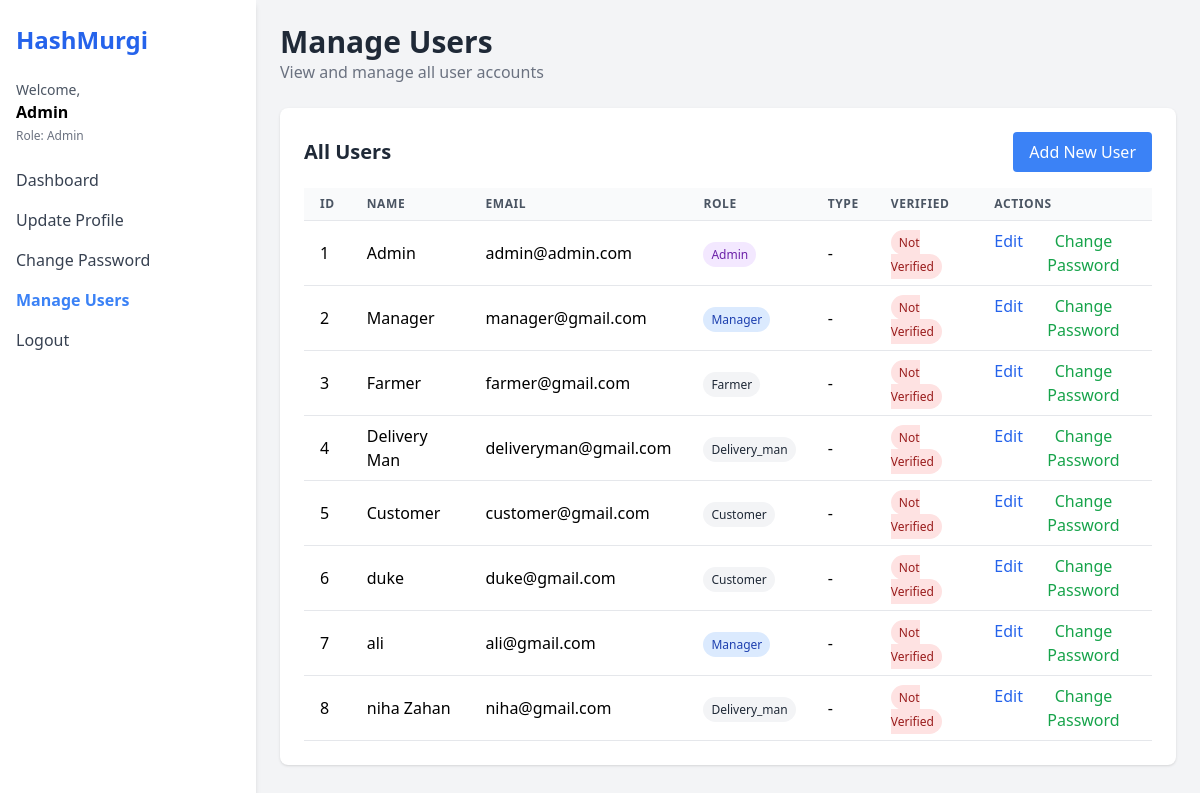
Page /users (signed in) on the earlier database version.
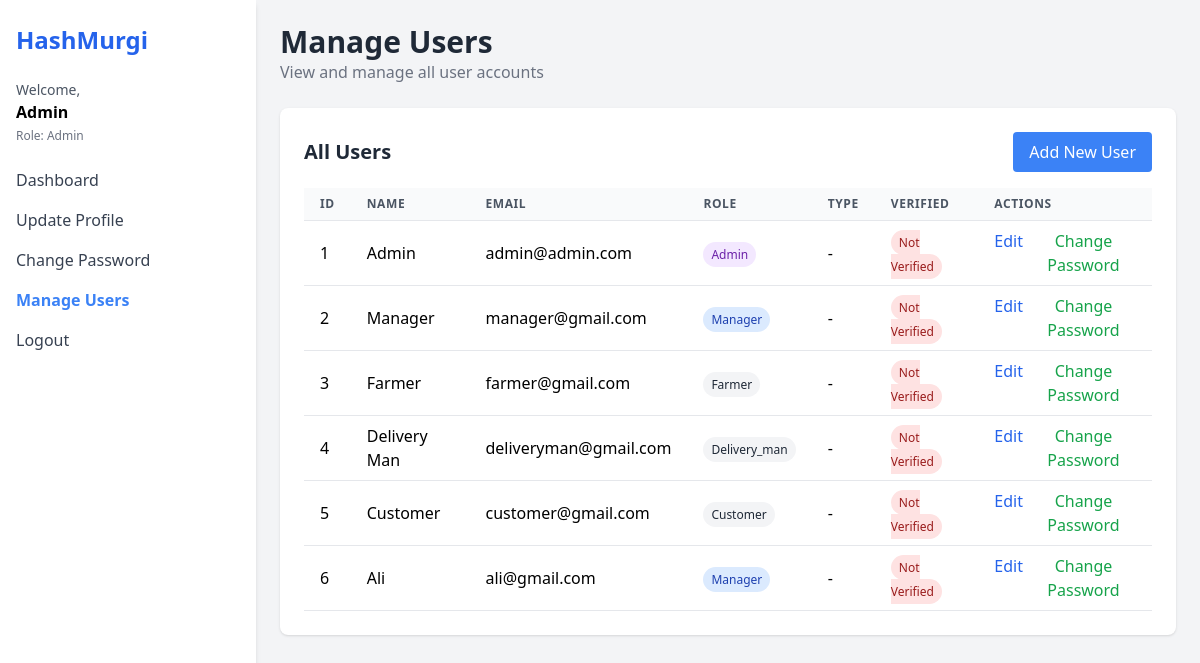
Same page on the later database version.
### models.py (models this page shows)
class User(db.Model):
    id = db.Column(db.Integer, primary_key=True)
    email = db.Column(db.String(100), unique=True, nullable=False)
    name = db.Column(db.String(100), nullable=False)
    password = db.Column(db.String(200), nullable=False)
    role = db.Column(db.String(50), nullable=False)  # admin, manager, farmer, delivery_man, customer
    phone = db.Column(db.String(20))
    address = db.Column(db.Text)
    blood_group = db.Column(db.String(5))
    image = db.Column(db.String(200))

### app.py (the view)
@app.route('/users')
def manage_users():
    user_id = session.get('user_id')
    user = db.session.get(User, user_id)
    if user.role != 'admin':
        return redirect(url_for('home'))
    all_users = User.query.all()
    return render_template('users.html', user=user, all_users=all_users)

### templates/users.html (shortened to what this page needs)
<!DOCTYPE html>
<html lang="en">
<head>
  <script src="https://cdn.tailwindcss.com"></script>
</head>
<body class="bg-gray-100 min-h-screen">
  <div class="flex h-screen">
    <aside class="w-64 bg-white shadow-md px-4 py-6">
      <h1 class="text-2xl font-bold text-blue-600 mb-6">HashMurgi</h1>
      <div class="mb-6">
        <p class="text-sm text-gray-600">Welcome,</p>
        <p class="font-semibold">{{ user.name }}</p>
        <p class="text-xs text-gray-500 mt-1">Role: {{ user.role|capitalize }}</p>
      </div>
      <nav class="space-y-4">
        <a href="/" class="block text-gray-700 hover:text-blue-500">Dashboard</a>
        <a href="/update-profile" class="block text-gray-700 hover:text-blue-500">Update Profile</a>
        <a href="/change-password" class="block text-gray-700 hover:text-blue-500">Change Password</a>
        {% if user.role == 'admin' %}
        <a href="/users" class="block text-blue-500 font-semibold">Manage Users</a>
        {% endif %}
        <a href="/logout" class="block text-gray-700 hover:text-blue-500">Logout</a>
      </nav>
    </aside>
    <main class="flex-1 p-6 overflow-y-auto">
      <header class="mb-6">
        <h2 class="text-3xl font-semibold text-gray-800">Manage Users</h2>
        <p class="text-gray-500">View and manage all user accounts</p>
      </header>
      <section class="bg-white p-6 rounded-lg shadow">
        <div class="flex justify-between items-center mb-4">
          <h3 class="text-xl font-bold text-gray-800">All Users</h3>
          <a href="/register" class="bg-blue-500 text-white px-4 py-2 rounded hover:bg-blue-600">Add New User</a>
        </div>
        <div class="overflow-x-auto">
          <table class="min-w-full bg-white">
            <thead>
              <tr>
                <th class="py-2 px-4 border-b border-gray-200 bg-gray-50 text-left text-xs font-semibold text-gray-600 uppercase tracking-wider">ID</th>
                <th class="py-2 px-4 border-b border-gray-200 bg-gray-50 text-left text-xs font-semibold text-gray-600 uppercase tracking-wider">Name</th>
                <th class="py-2 px-4 border-b border-gray-200 bg-gray-50 text-left text-xs font-semibold text-gray-600 uppercase tracking-wider">Email</th>
                <th class="py-2 px-4 border-b border-gray-200 bg-gray-50 text-left text-xs font-semibold text-gray-600 uppercase tracking-wider">Role</th>
                <th class="py-2 px-4 border-b border-gray-200 bg-gray-50 text-left text-xs font-semibold text-gray-600 uppercase tracking-wider">Type</th>
                <th class="py-2 px-4 border-b border-gray-200 bg-gray-50 text-left text-xs font-semibold text-gray-600 uppercase tracking-wider">Verified</th>
                <th class="py-2 px-4 border-b border-gray-200 bg-gray-50 text-left text-xs font-semibold text-gray-600 uppercase tracking-wider">Actions</th>
              </tr>
            </thead>
            <tbody>
              {% for u in all_users %}
              <tr>
                <td class="py-2 px-4 border-b border-gray-200">{{ u.id }}</td>
                <td class="py-2 px-4 border-b border-gray-200">{{ u.name }}</td>
                <td class="py-2 px-4 border-b border-gray-200">{{ u.email }}</td>
                <td class="py-2 px-4 border-b border-gray-200">
                  <span class="px-2 py-1 text-xs rounded-full
                    {% if u.role == 'admin' %}bg-purple-100 text-purple-800
                    {% elif u.role == 'manager' %}bg-blue-100 text-blue-800
                    {% elif u.role == 'employee' %}bg-green-100 text-green-800
                    {% else %}bg-gray-100 text-gray-800{% endif %}">
                    {{ u.role|capitalize }}
                  </span>
                </td>
                <td class="py-2 px-4 border-b border-gray-200">
                  {% if u.role == 'employee' %}
                    <span class="px-2 py-1 text-xs rounded-full
                      {% if u.employee_type == 'farmer' %}bg-yellow-100 text-yellow-800
                      {% else %}bg-indigo-100 text-indigo-800{% endif %}">
                      {{ u.employee_type|capitalize }}
                    </span>
                  {% else %}
                    -
                  {% endif %}
                </td>
                <td class="py-2 px-4 border-b border-gray-200">
                  {% if u.verified %}
                  <span class="px-2 py-1 bg-green-100 text-green-800 text-xs rounded-full">Verified</span>
                  {% else %}
                  <span class="px-2 py-1 bg-red-100 text-red-800 text-xs rounded-full">Not Verified</span>
                  {% endif %}
                </td>
                <td class="py-2 px-4 border-b border-gray-200">
                  <div class="flex space-x-2">
                    <form action="/select-user" method="POST">
                      <button type="submit" class="text-blue-600 hover:underline">Edit</button>
                    </form>
                    <form action="/select-user-password" method="POST">
                      <button type="submit" class="text-green-600 hover:underline">Change Password</button>
                    </form>
                  </div>
                </td>
              </tr>
              {% endfor %}
            </tbody>
          </table>
        </div>
      </section>
    </main>
  </div>
</body>
</html>

Differences in the rows shown:
removed User: id "7", name "ali", email "ali@gmail.com", role "Manager"
removed User: id "8", name "niha Zahan", email "niha@gmail.com", role "Delivery_man"
changed User id 6: name "duke" → "Ali"; email "duke@gmail.com" → "ali@gmail.com"; role "Customer" → "Manager"
